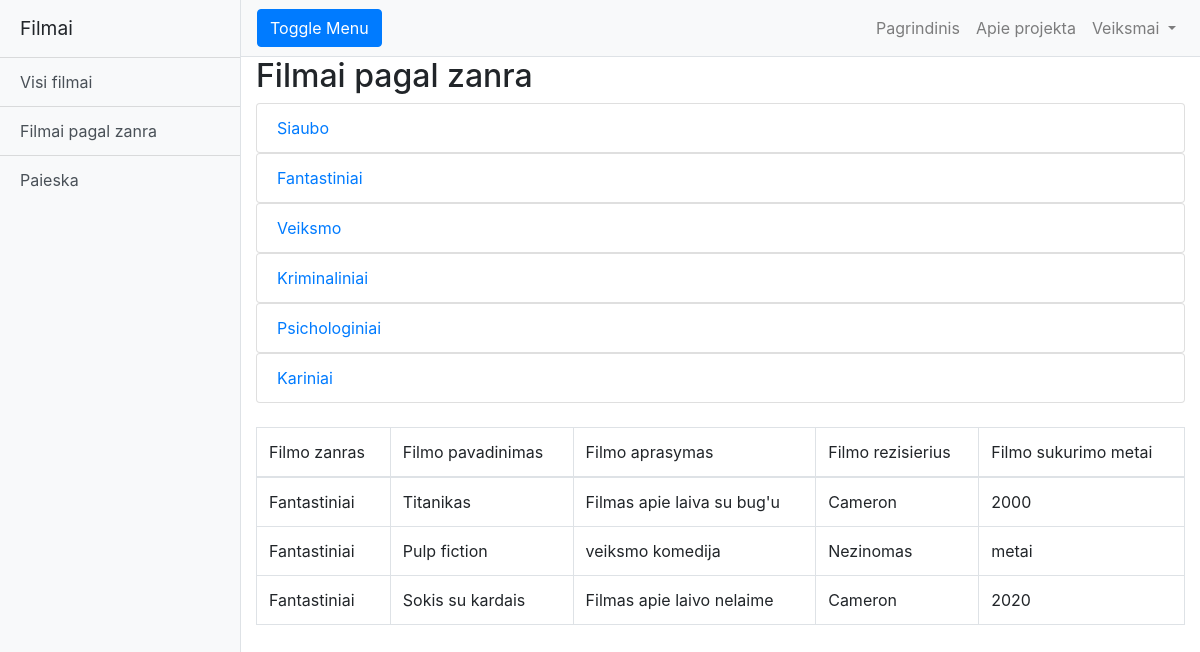
/?page=zanrai&id=2, run on the app's committed database.
### tables this page shows
CREATE TABLE `zanrai` (
  `id` int(11) NOT NULL,
  `pavadinimas` varchar(100) NOT NULL
);

CREATE TABLE `filmaitable` (
  `id` int(11) NOT NULL,
  `pavadinimas` varchar(45) DEFAULT NULL,
  `aprasymas` varchar(200) DEFAULT NULL,
  `metai` varchar(45) DEFAULT NULL,
  `rezisierius` varchar(45) DEFAULT NULL,
  `imdb` varchar(45) DEFAULT NULL,
  `genre_id` varchar(45) DEFAULT NULL
);

### index.php (called while the page is built, shortened)
<?php
include "templates/".activeTemplate."/index.view.php";

### templates/main/pages/by_genre.page.php (the view)
<?php
$dns= "mysql:host=$host;dbname=$db";
try{
    $conn = new PDO($dns, $username, $password, $options);
    if($conn){
        $stmt = $conn->query("SELECT * FROM zanrai");
        $filmuZanrai = $stmt->fetchAll();
        if (isset($_GET['id'])){
            $zid = $_GET['id'];
            $stmt = $conn->query("SELECT filmaitable.pavadinimas, filmaitable.aprasymas,
                              filmaitable.metai, filmaitable.rezisierius, zanrai.pavadinimas AS zanroPavadinimas
                              FROM filmaitable
                              INNER JOIN zanrai ON filmaitable.genre_id=zanrai.id
                              WHERE $zid=zanrai.id");
            $pagalzanra = $stmt->fetchAll();
        }
    }
} catch (PDOException $e) {
    echo $e->getMessage();
} ?>
    <h2>Filmai pagal zanra</h2>
<?php
foreach ($filmuZanrai as $zanras): ?>
    <ul class="list-group">
        <li class="list-group-item"><a href="?page=zanrai&id=<?=$zanras['id']; ?>"><?=$zanras['pavadinimas']; ?></a></li>
    </ul>
<?php endforeach; ?>
<br>
<?php if (isset($_GET['id'])): ?>
    <table class="table table-bordered">
        <thead>
        <tr>
            <td>Filmo zanras</td>
            <td>Filmo pavadinimas</td>
            <td>Filmo aprasymas</td>
            <td>Filmo rezisierius</td>
            <td>Filmo sukurimo metai</td>
        </tr>
        </thead>
        <tr>
            <?php
            foreach ($pagalzanra as $pglzanra): ?>
        <tr>
            <td><?=$pglzanra['zanroPavadinimas']; ?></td>
            <td><?=$pglzanra['pavadinimas']; ?></td>
            <td><?=$pglzanra['aprasymas']; ?></td>
            <td><?=$pglzanra['rezisierius']; ?></td>
            <td><?=$pglzanra['metai']; ?></td>
        </tr>
        <?php endforeach; ?>
        </tr>
    </table>
<?php endif;?>

### templates/main/css/simple-sidebar.css (style rules this page uses)
body { overflow-x: hidden; }

### data on the page
zanrai: pavadinimas "Siaubo"
zanrai: pavadinimas "Fantastiniai"
zanrai: pavadinimas "Veiksmo"
zanrai: pavadinimas "Kriminaliniai"
zanrai: pavadinimas "Psichologiniai"
zanrai: pavadinimas "Kariniai"
filmaitable: zanrai.pavadinimas "Fantastiniai", pavadinimas "Titanikas", aprasymas "Filmas apie laiva su bug'u", rezisierius "Cameron", metai "2000"
filmaitable: zanrai.pavadinimas "Fantastiniai", pavadinimas "Pulp fiction", aprasymas "veiksmo komedija", rezisierius "Nezinomas", metai "metai"
filmaitable: zanrai.pavadinimas "Fantastiniai", pavadinimas "Sokis su kardais", aprasymas "Filmas apie laivo nelaime", rezisierius "Cameron", metai "2020"

### other printed values
$siteName "Filmai"
$href "Visi filmai"
$href "Filmai pagal zanra"
$href "Paieska"
$navigation "Pagrindinis"
$navigation "Apie projekta"
